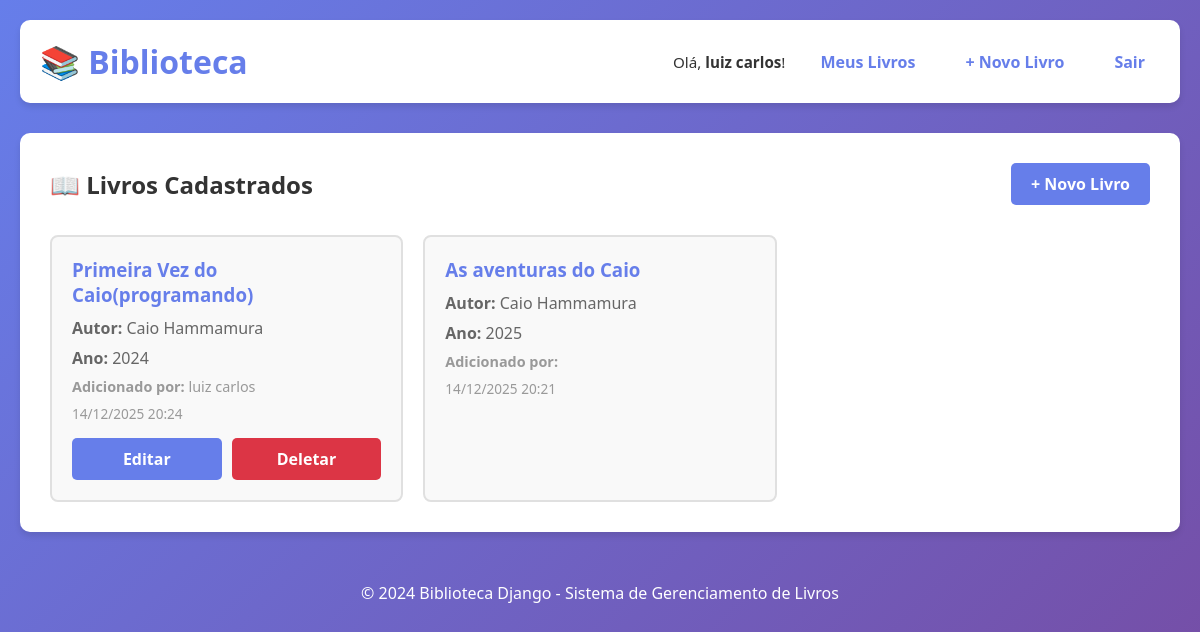
/biblioteca/ (signed in), run on the app's committed database.
### biblioteca/models.py (models this page shows, shortened)
class Livro(models.Model):
    titulo = models.CharField(max_length=200)
    ano_publicacao = models.IntegerField()
    autor = models.ForeignKey(Autor, on_delete=models.CASCADE, related_name='livros')
    usuario = models.ForeignKey(User, on_delete=models.CASCADE, related_name='livros', null=True, blank=True)
    criado_em = models.DateTimeField(auto_now_add=True, null=True)
    atualizado_em = models.DateTimeField(auto_now=True, null=True)
    class Meta:
        ordering = ['-criado_em']

class Autor(models.Model):
    nome = models.CharField(max_length=100)

### biblioteca/views.py (the view)
# urls.py: path('', views.lista_livros, name='lista_livros'),
def lista_livros(request):
    if request.user.is_authenticated:
        livros = Livro.objects.select_related('autor', 'usuario').all()
    else:
        livros = Livro.objects.select_related('autor', 'usuario').all()
    return render(request, 'biblioteca/lista_livros.html', {'livros': livros})

### biblioteca/templates/biblioteca/lista_livros.html (shortened to what this page needs)
{% extends "base.html" %}
{% block content %}
    <div style="display: flex; justify-content: space-between; align-items: center; margin-bottom: 30px;">
        <h2 style="margin: 0; color: #333;">📖 Livros Cadastrados</h2>
        {% if user.is_authenticated %}
            <a href="{% url 'biblioteca:criar_livro' %}" style="background: #667eea; color: white; padding: 10px 20px; border-radius: 5px; text-decoration: none; font-weight: 600;">+ Novo Livro</a>
        {% else %}
            <p style="color: #666;">Faça <a href="{% url 'biblioteca:login' %}">login</a> para adicionar livros.</p>
        {% endif %}
    </div>
    {% if livros %}
        <div style="display: grid; grid-template-columns: repeat(auto-fill, minmax(300px, 1fr)); gap: 20px;">
            {% for livro in livros %}
                <div style="border: 2px solid #e0e0e0; border-radius: 8px; padding: 20px; background: #f9f9f9; transition: all 0.3s;">
                    <h3 style="color: #667eea; margin-bottom: 10px;">{{ livro.titulo }}</h3>
                    <p style="margin: 8px 0; color: #666;">
                        <strong>Autor:</strong> {{ livro.autor.nome }}
                    </p>
                    <p style="margin: 8px 0; color: #666;">
                        <strong>Ano:</strong> {{ livro.ano_publicacao }}
                    </p>
                    <p style="margin: 8px 0; color: #999; font-size: 0.9em;">
                        <strong>Adicionado por:</strong> {{ livro.usuario.first_name }}
                    </p>
                    <p style="margin: 8px 0; color: #999; font-size: 0.85em;">
                        {{ livro.criado_em|date:"d/m/Y H:i" }}
                    </p>
                    {% if user.is_authenticated and user == livro.usuario %}
                        <div class="btn-group" style="margin-top: 15px;">
                            <a href="{% url 'biblioteca:editar_livro' livro.pk %}" style="flex: 1; padding: 10px; background: #667eea; color: white; text-align: center; border-radius: 5px; text-decoration: none; font-weight: 600; transition: all 0.3s;">
                                Editar
                            </a>
                            <a href="{% url 'biblioteca:apagar_livro' livro.pk %}" style="flex: 1; padding: 10px; background: #dc3545; color: white; text-align: center; border-radius: 5px; text-decoration: none; font-weight: 600; transition: all 0.3s;">
                                Deletar
                            </a>
                        </div>
                    {% endif %}
                </div>
            {% endfor %}
        </div>
    {% endif %}
{% endblock %}

### biblioteca/templates/base.html (shortened to what this page needs)
<!doctype html>
<html lang="pt-BR">
<head>
</head>
<body>
    <div class="container">
        <header>
            <nav>
                <h1>📚 Biblioteca</h1>
                <div class="nav-links">
                    {% if user.is_authenticated %}
                        <span class="user-info">Olá, <strong>{{ user.first_name }}</strong>!</span>
                        <a href="{% url 'biblioteca:lista_livros' %}">Meus Livros</a>
                        <a href="{% url 'biblioteca:criar_livro' %}">+ Novo Livro</a>
                        <a href="{% url 'biblioteca:logout' %}">Sair</a>
                    {% else %}
                        <a href="{% url 'biblioteca:lista_livros' %}">Livros</a>
                        <a href="{% url 'biblioteca:login' %}">Login</a>
                        <a href="{% url 'biblioteca:registro' %}">Registrar</a>
                    {% endif %}
                </div>
            </nav>
        </header>
        <main>
            {% block content %}{% endblock %}
        </main>
        <footer>
            <p>&copy; 2024 Biblioteca Django - Sistema de Gerenciamento de Livros</p>
        </footer>
    </div>
</body>
</html>

### biblioteca/templates/base.html (style rules this page uses)
* { margin: 0; padding: 0; box-sizing: border-box; }
body { font-family: 'Segoe UI', Tahoma, Geneva, Verdana, sans-serif; background: linear-gradient(135deg, #667eea 0%, #764ba2 100%); min-height: 100vh; padding: 20px; }
.container { max-width: 1200px; margin: 0 auto; }
header { background: white; padding: 20px; border-radius: 10px; margin-bottom: 30px; box-shadow: 0 4px 6px rgba(0, 0, 0, 0.1); }
nav { display: flex; justify-content: space-between; align-items: center; }
h1 { color: #667eea; font-size: 2em; margin: 0; }
.nav-links { display: flex; gap: 20px; align-items: center; }
.nav-links a { text-decoration: none; color: #667eea; font-weight: 600; padding: 8px 15px; border-radius: 5px; transition: all 0.3s; }
.user-info { color: #333; font-size: 0.95em; }
main { background: white; border-radius: 10px; padding: 30px; box-shadow: 0 4px 6px rgba(0, 0, 0, 0.1); }
.btn-group { display: flex; gap: 10px; }
footer { text-align: center; color: white; margin-top: 30px; padding: 20px; }
a { color: #667eea; text-decoration: none; }

### data on the page
Livro: titulo "Primeira Vez do Caio(programando)", autor.nome "Caio Hammamura", ano_publicacao "2024", usuario.first_name "luiz carlos", criado_em "14/12/2025 20:24", shows "Editar"
Livro: titulo "As aventuras do Caio", autor.nome "Caio Hammamura", ano_publicacao "2025", criado_em "14/12/2025 20:21"

### other printed values
{{ user.first_name }} "luiz carlos"
